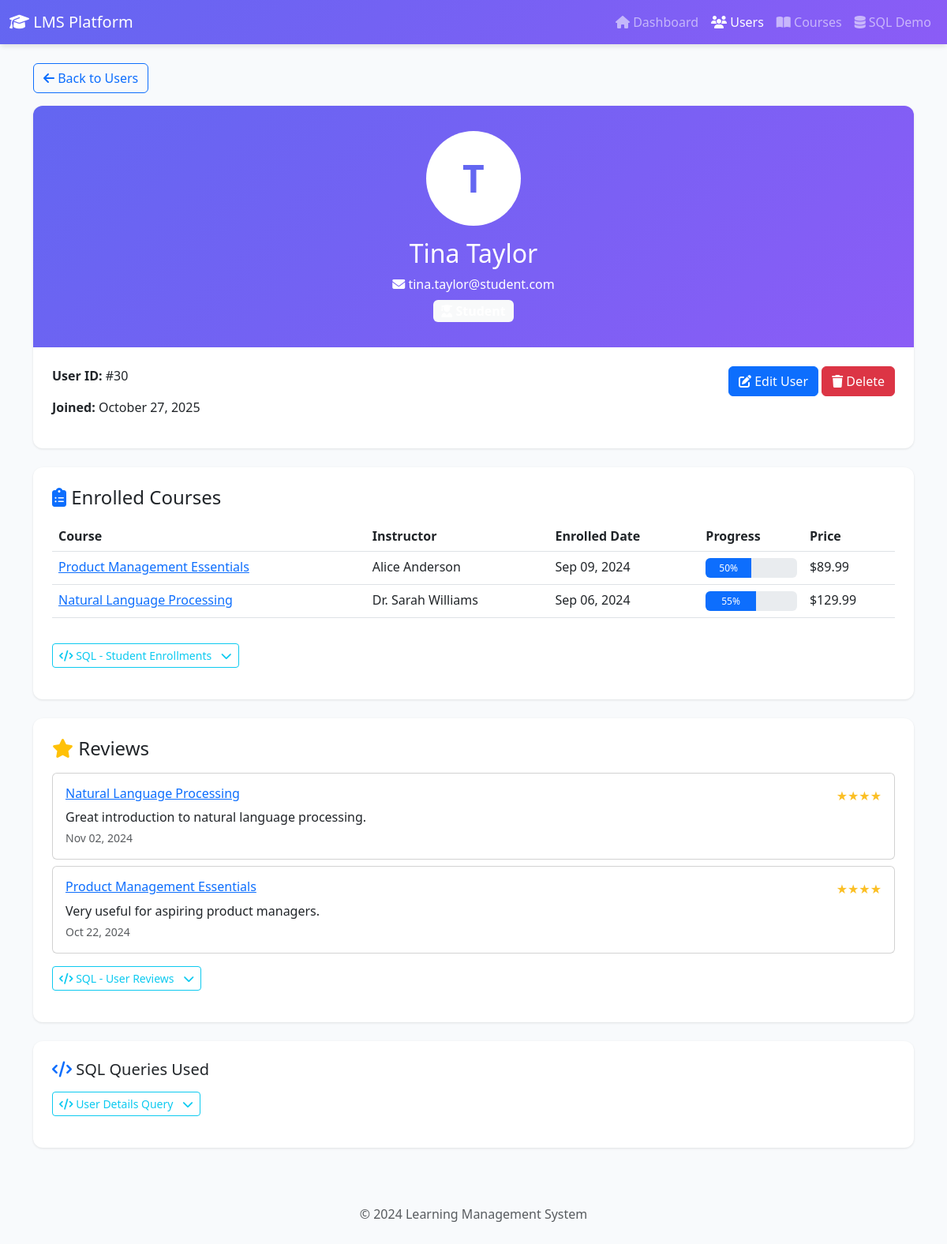
The page /view_user.php?id=30 on the database its author committed.
### tables this page shows
CREATE TABLE users (
    user_id INT PRIMARY KEY AUTO_INCREMENT,
    name VARCHAR(100) NOT NULL,
    email VARCHAR(100) UNIQUE NOT NULL,
    password VARCHAR(255) NOT NULL,
    role ENUM('student', 'instructor', 'admin') DEFAULT 'student',
    created_at TIMESTAMP DEFAULT CURRENT_TIMESTAMP,
    INDEX idx_email (email),
    INDEX idx_role (role)
);

CREATE TABLE enrollments (
    enrollment_id INT PRIMARY KEY AUTO_INCREMENT,
    student_id INT NOT NULL,
    course_id INT NOT NULL,
    enrolled_at TIMESTAMP DEFAULT CURRENT_TIMESTAMP,
    progress INT DEFAULT 0,
    FOREIGN KEY (student_id) REFERENCES users(user_id) ON DELETE CASCADE ON UPDATE CASCADE,
    FOREIGN KEY (course_id) REFERENCES courses(course_id) ON DELETE CASCADE ON UPDATE CASCADE,
    UNIQUE KEY unique_enrollment (student_id, course_id),
    INDEX idx_student (student_id),
    INDEX idx_course (course_id)
);

CREATE TABLE courses (
    course_id INT PRIMARY KEY AUTO_INCREMENT,
    title VARCHAR(200) NOT NULL,
    description TEXT,
    price DECIMAL(10, 2) DEFAULT 0.00,
    category_id INT NOT NULL,
    instructor_id INT NOT NULL,
    created_at TIMESTAMP DEFAULT CURRENT_TIMESTAMP,
    FOREIGN KEY (category_id) REFERENCES course_categories(category_id) ON DELETE RESTRICT ON UPDATE CASCADE,
    FOREIGN KEY (instructor_id) REFERENCES users(user_id) ON DELETE RESTRICT ON UPDATE CASCADE,
    INDEX idx_category (category_id),
    INDEX idx_instructor (instructor_id),
    INDEX idx_title (title)
);

CREATE TABLE reviews (
    review_id INT PRIMARY KEY AUTO_INCREMENT,
    course_id INT NOT NULL,
    student_id INT NOT NULL,
    rating INT NOT NULL CHECK (
        rating >= 1
        AND rating <= 5
    ),
    comment TEXT,
    created_at TIMESTAMP DEFAULT CURRENT_TIMESTAMP,
    FOREIGN KEY (course_id) REFERENCES courses(course_id) ON DELETE CASCADE ON UPDATE CASCADE,
    FOREIGN KEY (student_id) REFERENCES users(user_id) ON DELETE CASCADE ON UPDATE CASCADE,
    INDEX idx_course (course_id),
    INDEX idx_student (student_id),
    INDEX idx_rating (rating)
);

### view_user.php (the view, shortened to what this page needs)
<?php
require_once 'includes/sql_display.php';
$database = new Database();
$conn = $database->getConnection();
$user_id = isset($_GET['id']) ? $_GET['id'] : 0;
$user_sql = "SELECT * FROM users WHERE user_id = :id";
$stmt = $conn->prepare($user_sql);
$stmt->execute([':id' => $user_id]);
$user = $stmt->fetch();
$enrollments = [];
if ($user['role'] == 'student') {
    $enrollments_sql = "SELECT
                e.enrollment_id,
                e.enrolled_at,
                e.progress,
                c.title as course_title,
                c.price,
                c.course_id,
                u.name as instructor_name
            FROM enrollments e
            INNER JOIN courses c ON e.course_id = c.course_id
            INNER JOIN users u ON c.instructor_id = u.user_id
            WHERE e.student_id = :id
            ORDER BY e.enrolled_at DESC";
    $stmt = $conn->prepare($enrollments_sql);
    $stmt->execute([':id' => $user_id]);
    $enrollments = $stmt->fetchAll();
}
$reviews_sql = "SELECT
            r.review_id,
            r.rating,
            r.comment,
            r.created_at,
            c.title as course_title,
            c.course_id
        FROM reviews r
        INNER JOIN courses c ON r.course_id = c.course_id
        WHERE r.student_id = :id
        ORDER BY r.created_at DESC";
$stmt = $conn->prepare($reviews_sql);
$stmt->execute([':id' => $user_id]);
$reviews = $stmt->fetchAll();
?>
<!DOCTYPE html>
<html lang="en">
<head>
    <link href="https://cdn.jsdelivr.net/npm/bootstrap@5.3.0/dist/css/bootstrap.min.css" rel="stylesheet">
    <link href="https://cdnjs.cloudflare.com/ajax/libs/font-awesome/6.4.0/css/all.min.css" rel="stylesheet">
</head>
<body>
    <nav class="navbar navbar-expand-lg navbar-dark">
        <div class="container-fluid">
            <a class="navbar-brand" href="index.php"><i class="fas fa-graduation-cap"></i> LMS Platform</a>
            <div class="collapse navbar-collapse" id="navbarNav">
                <ul class="navbar-nav ms-auto">
                    <li class="nav-item"><a class="nav-link" href="index.php"><i class="fas fa-home"></i> Dashboard</a>
                    </li>
                    <li class="nav-item"><a class="nav-link active" href="users.php"><i class="fas fa-users"></i>
                            Users</a></li>
                    <li class="nav-item"><a class="nav-link" href="courses.php"><i class="fas fa-book-open"></i>
                            Courses</a></li>
                    <li class="nav-item"><a class="nav-link" href="sql_operations.php"><i class="fas fa-database"></i>
                            SQL Demo</a></li>
                </ul>
            </div>
        </div>
    </nav>
    <div class="container mt-4">
        <div class="mb-3">
            <a href="users.php" class="btn btn-outline-primary"><i class="fas fa-arrow-left"></i> Back to Users</a>
        </div>
        <div class="profile-card mb-4">
            <div class="profile-header">
                <div class="avatar">
                    <?php echo strtoupper(substr($user['name'], 0, 1)); ?>
                </div>
                <h2><?php echo htmlspecialchars($user['name']); ?></h2>
                <p class="mb-2"><i class="fas fa-envelope"></i> <?php echo htmlspecialchars($user['email']); ?></p>
                <?php
                $badge_class = 'secondary';
                $icon = 'user';
                if ($user['role'] == 'student') {
                    $badge_class = 'light';
                    $icon = 'user-graduate';
                } elseif ($user['role'] == 'instructor') {
                    $badge_class = 'light';
                    $icon = 'chalkboard-teacher';
                } elseif ($user['role'] == 'admin') {
                    $badge_class = 'light';
                    $icon = 'user-shield';
                }
                ?>
                <span class="badge bg-<?php echo $badge_class; ?> fs-6">
                    <i class="fas fa-<?php echo $icon; ?>"></i> <?php echo ucfirst($user['role']); ?>
                </span>
            </div>
            <div class="p-4">
                <div class="row">
                    <div class="col-md-6">
                        <p><strong>User ID:</strong> #<?php echo $user['user_id']; ?></p>
                        <p><strong>Joined:</strong> <?php echo date('F d, Y', strtotime($user['created_at'])); ?></p>
                    </div>
                    <div class="col-md-6 text-end">
                        <a href="edit_user.php?id=<?php echo $user['user_id']; ?>" class="btn btn-primary">
                            <i class="fas fa-edit"></i> Edit User
                        </a>
                        <a href="delete_user.php?id=<?php echo $user['user_id']; ?>"
                            onclick="return confirm('Delete this user?')" class="btn btn-danger">
                            <i class="fas fa-trash"></i> Delete
                        </a>
                    </div>
                </div>
            </div>
        </div>
        <?php if ($user['role'] == 'student' && count($enrollments) > 0): ?>
            <div class="info-card">
                <h4 class="mb-3"><i class="fas fa-clipboard-list text-primary"></i> Enrolled Courses</h4>
                <div class="table-responsive">
                    <table class="table table-hover">
                        <thead>
                            <tr>
                                <th>Course</th>
                                <th>Instructor</th>
                                <th>Enrolled Date</th>
                                <th>Progress</th>
                                <th>Price</th>
                            </tr>
                        </thead>
                        <tbody>
                            <?php foreach ($enrollments as $enrollment): ?>
                                <tr>
                                    <td><a
                                            href="view_course.php?id=<?php echo $enrollment['course_id']; ?>"><?php echo htmlspecialchars($enrollment['course_title']); ?></a>
                                    </td>
                                    <td><?php echo htmlspecialchars($enrollment['instructor_name']); ?></td>
                                    <td><?php echo date('M d, Y', strtotime($enrollment['enrolled_at'])); ?></td>
                                    <td>
                                        <div class="progress">
                                            <div class="progress-bar bg-primary"
                                                style="width: <?php echo $enrollment['progress']; ?>%">
                                                <?php echo $enrollment['progress']; ?>%
                                            </div>
                                        </div>
                                    </td>
                                    <td>$<?php echo number_format($enrollment['price'], 2); ?></td>
                                </tr>
                            <?php endforeach; ?>
                        </tbody>
                    </table>
                </div>
            </div>
        <?php endif; ?>
        <?php if (count($reviews) > 0): ?>
            <div class="info-card">
                <h4 class="mb-3"><i class="fas fa-star text-warning"></i> Reviews</h4>
                <?php foreach ($reviews as $review): ?>
                    <div class="card mb-2">
                        <div class="card-body">
                            <div class="d-flex justify-content-between">
                                <h6><a
                                        href="view_course.php?id=<?php echo $review['course_id']; ?>"><?php echo htmlspecialchars($review['course_title']); ?></a>
                                </h6>
                                <span class="rating-stars">
                                    <?php echo str_repeat('★', $review['rating']); ?>
                                </span>
                            </div>
                            <p class="mb-1"><?php echo htmlspecialchars($review['comment']); ?></p>
                            <small class="text-muted"><?php echo date('M d, Y', strtotime($review['created_at'])); ?></small>
                        </div>
                    </div>
                <?php endforeach; ?>
            </div>
        <?php endif; ?>
        <div class="info-card">
            <h5><i class="fas fa-code text-primary"></i> SQL Queries Used</h5>
        </div>
    </div>
    <footer class="text-center text-muted py-4 mt-5">
        <p>&copy; 2024 Learning Management System</p>
    </footer>
</body>
</html>

### view_user.php (style rules this page uses)
:root { --primary-color: #6366f1; --secondary-color: #8b5cf6; }
body { background-color: #f8fafc; font-family: 'Segoe UI', Tahoma, Geneva, Verdana, sans-serif; }
.navbar { background: linear-gradient(135deg, var(--primary-color) 0%, var(--secondary-color) 100%); box-shadow: 0 4px 6px -1px rgba(0, 0, 0, 0.1); }
.profile-card { background: white; border-radius: 12px; box-shadow: 0 1px 3px rgba(0, 0, 0, 0.1); overflow: hidden; }
.profile-header { background: linear-gradient(135deg, var(--primary-color) 0%, var(--secondary-color) 100%); color: white; padding: 2rem; text-align: center; }
.avatar { width: 120px; height: 120px; background: white; color: var(--primary-color); border-radius: 50%; display: flex; align-items: center; justify-content: center; font-size: 3rem; font-weight: bold; margin: 0 auto 1rem; border: 5px solid rgba(255, 255, 255, 0.3); }
.info-card { background: white; border-radius: 12px; box-shadow: 0 1px 3px rgba(0, 0, 0, 0.1); padding: 1.5rem; margin-bottom: 1.5rem; }
.rating-stars { color: #fbbf24; }
.progress { height: 25px; }

### rows shown on the page
users: name "T", name "Tina Taylor", email "tina.taylor@student.com", user_id "30", created_at "October 27, 2025"
enrollments: course.title "Product Management Essentials", users.name "Alice Anderson", enrolled_at "Sep 09, 2024", progress "50", course.price "89.99"
enrollments: course.title "Natural Language Processing", users.name "Dr. Sarah Williams", enrolled_at "Sep 06, 2024", progress "55", course.price "129.99"
reviews: course.title "Natural Language Processing", rating "★★★★", comment "Great introduction to natural language processing.", created_at "Nov 02, 2024"
reviews: course.title "Product Management Essentials", rating "★★★★", comment "Very useful for aspiring product managers.", created_at "Oct 22, 2024"

### other values the page prints
$title "SQL - Student Enrollments SQL - User Reviews User Details Query"
